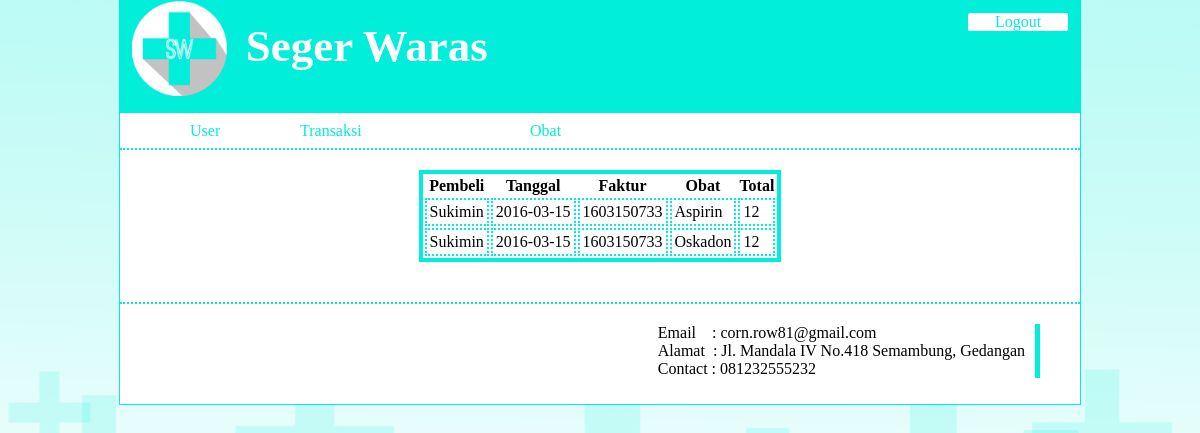
Screenshot of /index.php?menu=4 (signed in) with the database file from the repository.
### tables this page shows
CREATE TABLE IF NOT EXISTS `tblidentitas` (
  `namaapotek` varchar(50) NOT NULL,
  `alamat` varchar(50) NOT NULL,
  `telp` varchar(15) NOT NULL,
  `deskripsi` varchar(255) NOT NULL
);

CREATE TABLE IF NOT EXISTS `tbljual` (
  `id_jual` int(11) NOT NULL,
  `pembeli` varchar(150) NOT NULL,
  `tanggal` date NOT NULL,
  `faktur` varchar(30) NOT NULL,
  `namaobat` varchar(150) NOT NULL,
  `total` int(15) NOT NULL
);

### lib/function.php (called while the page is built, shortened)
<?php
	$db = mysqli_connect('localhost','root','','dbapotek');
	function query($sql){
		global $db;
		$result = mysqli_query($db,$sql);
		return $result;
	}
 ?>

### page/lap_penjualan/index.php (the view)
<?php
	$query = query("SELECT * FROM tbljual");
 ?>
 <table>
 	<tr>
 		<th>Pembeli</th>
 		<th>Tanggal</th>
 		<th>Faktur</th>
 		<th>Obat</th>
 		<th>Total</th>
 	</tr>
 	<?php
 		while ($row = mysqli_fetch_array($query)) {
 			echo '<tr>';
		 		echo '<td>'.$row[1].'</td>';
		 		echo '<td>'.$row[2].'</td>';
		 		echo '<td>'.$row[3].'</td>';
		 		echo '<td>'.$row[4].'</td>';
		 		echo '<td>'.$row[5].'</td>';
		 	echo '</tr>';
 		}
 	 ?>
 </table>

### index.php (shortened to what this page needs)
<?php
	require_once 'lib/function.php';
	$result = query("SELECT * FROM tblidentitas");
	$row = mysqli_fetch_array($result);
 ?>
 <!DOCTYPE html>
 <html>
 <head>
 	<link rel="stylesheet" type="text/css" href="style.css">
 </head>
 <body>
 	<div id="wrapper">
 		<header>
 			<span class="btn"><a href="logout.php" class="logout">Logout</a></span>
 			<a href="index.php"><img src="assets/logo2.png"></a>
 			<h1>
 				<span class="sg"><?php echo $row[0]; ?></span>
 			</h1>
 		</header>
 		<nav>
 		<?php
 			if (isset($_SESSION['level'])) {
 				$level = $_SESSION['level'];
 		 ?>
 			<ul>
 			<?php
 				if ($level == 1) {
 			 ?>
 				<li><a class="mother" href="index.php?menu=1&action=0">User</a></li>
 			<?php } ?>
 				<li class="transaksi">Transaksi
 				</li>
 				<li><a class="mother" href="index.php?menu=6&action=0">Obat</a></li>
 			</ul>
 			<?php } ?>
 		</nav>
 		<div class="container">
 			<?php
 				if (!isset($_SESSION['level'])) {
 					header('location:login.php');
 				}else{
		 			if (isset($_GET['menu'])) {
		 				$menu = $_GET['menu'];
				 			switch ($menu) {
				 				case '4':
				 					if ($menu == 4) {
				 					require_once 'page/lap_penjualan/index.php';
				 				}
				 					break;
				 			}
	 				}
	 			}
 			 ?>
 		</div>
 	<footer>
 			<div class="foot-container">
				<span>Email&nbsp&nbsp&nbsp : corn.row81@gmail.com</span><br>
				<span>Alamat &nbsp: Jl. Mandala IV No.418 Semambung, Gedangan</span><br>
				<span>Contact :  081232555232</span><br>
 			</div>
 		</footer>
 	</div>
 </body>
 </html>

### style.css (style rules this page uses)
body { background-image: url(assets/bg.png); }
* { margin : 0; }
a { text-decoration: none; }
#wrapper { width: 80%; height: 100%; margin: auto; border: 1px solid #00eeda; background-color: white; }
header { height: 100px; margin-bottom: 0px; background-color: #00eeda; padding-left: 12px; padding-bottom: 12px; }
header h1 { color: white; font-family: League Gothic; src : url(assets/League Gothic.otf); font-size: 45px; padding-top: 2%; padding-left: 12%; }
header .logout { float: right; width: 100px; text-align: center; background-color: white; color: #00eeda; border-radius: 2px; }
header .btn { float : right; padding: 12px; }
header img { width: 10%; float: left; position: }
nav { height:35px; background-color: white; overflow: hidden; width: 100%; border-bottom: 2px dotted #00eeda; }
nav ul { list-style: none; position: absolute; }
nav ul li { float:left; display: block; line-height:35px; width: 120px; color: #00eeda; padding-left: 10px; }
nav ul .transaksi { width: 200px; }
nav ul li .mother { color: #00eeda; padding-bottom: 10px; padding-top: 9px; padding-left: 20px; padding-right: 70px; }
.container { padding: 20px; }
table { margin: auto; border : 4px solid #00eeda; }
table td { border : 2px dotted #00eeda; padding: 3px; margin: 2px; }
footer { width: 100%; height: 100px; border-top : 2px dotted #00eeda; clear: both; margin-top: 20px; background-color: white; }
footer .foot-container { float: right; margin-top: 20px; margin-right: 40px; padding-right: 10px; border-right: 5px solid #00eeda; }

### rows the page displays
tblidentitas: namaapotek "Seger Waras"
tbljual: pembeli "Sukimin", tanggal "2016-03-15", faktur "1603150733", namaobat "Aspirin", total "12"
tbljual: pembeli "Sukimin", tanggal "2016-03-15", faktur "1603150733", namaobat "Oskadon", total "12"
